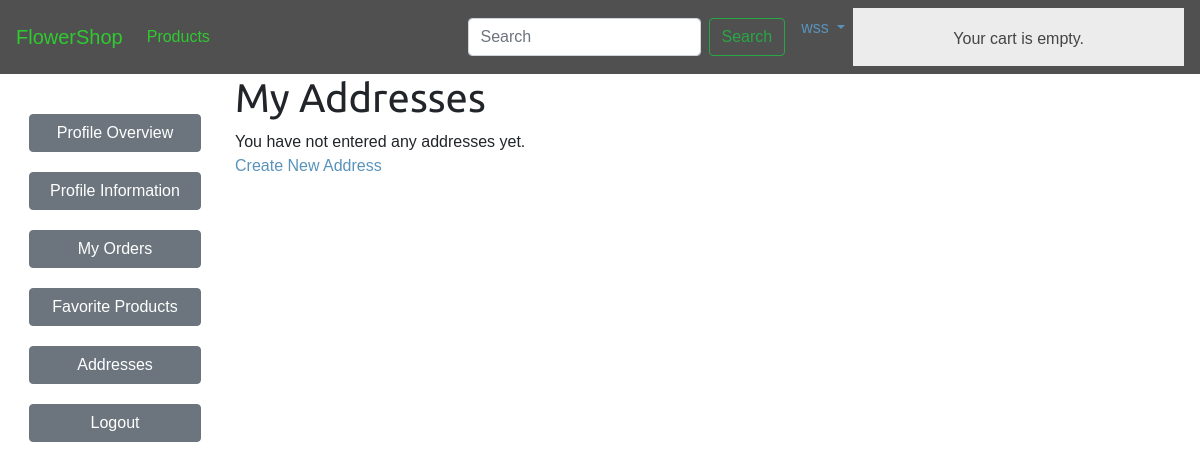
Before: /users/address/ (signed in) with the older database file.
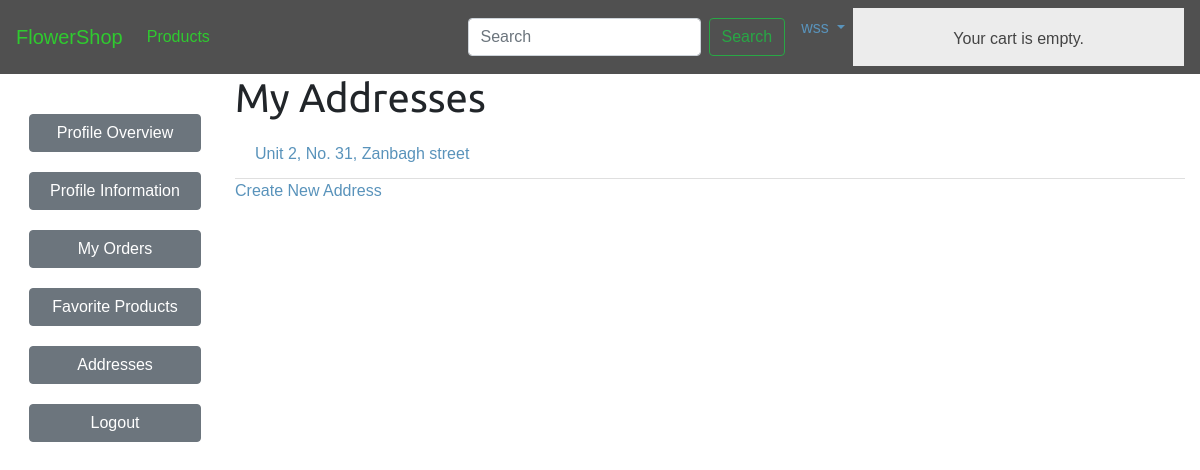
After: the same page with the newer database file.
### users/models.py (models this page shows, shortened)
class Address(models.Model):
    profile = models.OneToOneField(Profile, on_delete=models.CASCADE)
    address_detail = models.CharField(max_length=250)
    state = models.CharField(max_length=100)
    postal_code = models.CharField(max_length=10)
    city = models.CharField(max_length=100)
    phone_regex = RegexValidator(
        regex=r'(0|\+98)?([ ]|-|[()]){0,2}9[1|2|3|4]([ ]|-|[()]){0,2}(?:[0-9]([ ]|-|[()]){0,2}){8}')
    phone_number = models.CharField(max_length=15)

### users/views.py (the view)
# urls.py: path('address/', views.AddressListView.as_view(), name='address_list'),
class AddressListView(LoginRequiredMixin, ListView):
    model = Address
    context_object_name = 'addresses'
    template_name = "users/address/list.html"
    def get_queryset(self):
        return self.model.objects.filter(profile=self.request.user.profile)

### cart/cart.py (called while the page is built)
    def __len__(self):
        return sum(item['quantity'] for item in self.cart.values())

### cart/context_processors.py (called while the page is built)
def cart(request):
    return {'cart': Cart(request)}

### users/templates/users/address/list.html
{% extends "shop/base.html" %}
{% load crispy_forms_tags %}
{% block content %}
<div id="sidebar">
    <ul>
        <li>
            <a href="{% url 'users:profile' %}" class="btn btn-secondary"
                >Profile Overview</a
            >
        </li>
        <li>
            <a href="{% url 'users:profile_update' %}" class="btn btn-secondary"
                >Profile Information</a
            >
        </li>
        <li><a href="{% url 'orders:orders' %}" class="btn btn-secondary">My Orders</a></li>
        <li><a href="#" class="btn btn-secondary">Favorite Products</a></li>
        <li><a href="{% url 'users:address_list' %}" class="btn btn-secondary">Addresses</a></li>
        <li>
            <a href="{% url 'users:logout' %}" class="btn btn-secondary">Logout</a>
        </li>
    </ul>
</div>
<h1>My Addresses</h1>
<div>
    <ul class="list-group list-group-flush">
        {% if addresses %}
            {% for address in addresses  %}
                <li class="list-group-item"><a href="{% url 'users:address_detail' address.id %}">{{ address.address_detail }}</a></li>
            {% endfor %}
        {% else %}
            You have not entered any addresses yet.
        {% endif %}
    </ul>
    <p><a href="{% url 'users:address_create' %}">Create New Address</a></p>
</div>
{% endblock content %}

Changed rows visible on the page:
added Address: address_detail "Unit 2, No. 31, Zanbagh street"
Other visible differences:
text no longer shown: "You have not entered any addresses yet."
